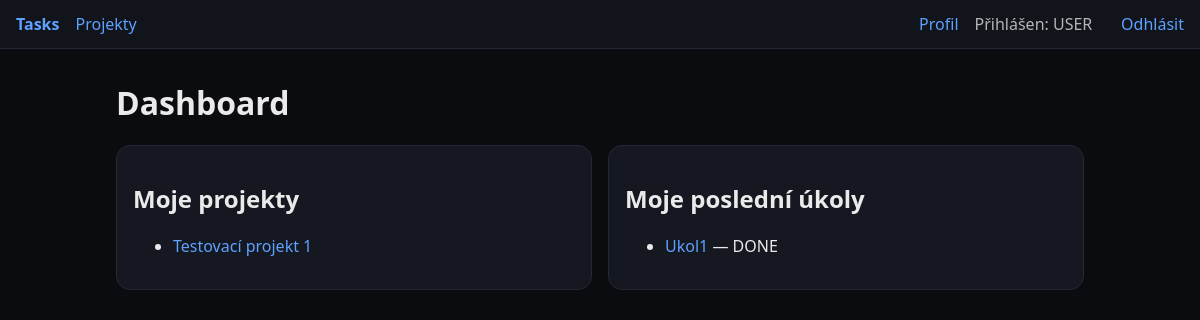
Screenshot of / (signed in) with the database file from the repository.
### app/models.py (models this page shows)
class Project(Base):
    __tablename__ = "projects"
    id: Mapped[int] = mapped_column(Integer, primary_key=True)
    name: Mapped[str] = mapped_column(String, index=True)
    description: Mapped[str] = mapped_column(Text, default="")
    archived: Mapped[bool] = mapped_column(Boolean, default=False)
    owner_id: Mapped[int] = mapped_column(ForeignKey("users.id"))
    created_at: Mapped[datetime] = mapped_column(DateTime, default=func.now())
    owner = relationship("User")
    tasks = relationship("Task", back_populates="project", cascade="all, delete-orphan")
    members = relationship("ProjectMember", back_populates="project", cascade="all, delete-orphan")

class Task(Base):
    __tablename__ = "tasks"
    id: Mapped[int] = mapped_column(Integer, primary_key=True)
    project_id: Mapped[int] = mapped_column(ForeignKey("projects.id"))
    assignee_id: Mapped[Optional[int]] = mapped_column(ForeignKey("users.id"), nullable=True)
    title: Mapped[str] = mapped_column(String)
    description: Mapped[str] = mapped_column(Text, default="")
    priority: Mapped[str] = mapped_column(String, default="MEDIUM")
    status: Mapped[str] = mapped_column(String, default="TODO")
    deadline: Mapped[Optional[date]] = mapped_column(Date, nullable=True)
    created_at: Mapped[datetime] = mapped_column(DateTime, default=func.now())
    updated_at: Mapped[datetime] = mapped_column(DateTime, default=func.now(), onupdate=func.now())
    project = relationship("Project", back_populates="tasks")
    assignee = relationship("User", back_populates="tasks")
    comments = relationship("Comment", back_populates="task", cascade="all, delete-orphan")

### app/main.py (the view)
@app.get("/", response_class=HTMLResponse)
def index(request: Request, db: Session = Depends(get_db)):
    if not request.session.get("user_id"):
        return RedirectResponse(url="/auth/login", status_code=303)
    my_id = request.session["user_id"]
    projects = db.query(Project).join(ProjectMember).filter(ProjectMember.user_id == my_id).all()
    tasks = db.query(Task).filter((Task.assignee_id == my_id)).order_by(Task.updated_at.desc()).limit(10).all()
    return templates.TemplateResponse("index.html", {"request": request, "projects": projects, "tasks": tasks})

### templates/index.html (shortened to what this page needs)
{% extends 'base.html' %}
{% block content %}
<h1>Dashboard</h1>
<section class="grid">
  <div class="card">
    <h2>Moje projekty</h2>
    <ul>
      {% for p in projects %}
        <li><a href="/projects/{{p.id}}">{{ p.name }}</a></li>
      {% else %}
        <li>Žádné projekty</li>
      {% endfor %}
    </ul>
  </div>
  <div class="card">
    <h2>Moje poslední úkoly</h2>
    <ul>
      {% for t in tasks %}
        <li><a href="/tasks/{{t.id}}">{{ t.title }}</a> — {{ t.status }}</li>
      {% else %}
        <li>Žádné úkoly</li>
      {% endfor %}
    </ul>
  </div>
</section>
{% endblock %}

### static/styles.css (style rules this page uses)
:root { --bg:#0b0c10; --card:#151821; --text:#eaeaea; --muted:#b5b5b5; --acc:#5ea1ff; }
* { box-sizing: border-box; }
body { margin:0; font-family: ui-sans-serif, system-ui, -apple-system, Segoe UI, Roboto, Arial; background:var(--bg); color:var(--text); }
a { color: var(--acc); text-decoration: none; }
.grid { display:grid; grid-template-columns: 1fr 1fr; gap: 1rem; }
.card { background: var(--card); border:1px solid #242834; border-radius: 14px; padding: 1rem; }

### rows the page displays
Project: name "Testovací projekt 1"
Task: title "Ukol1", status "DONE"

### other values shown
{{ role or 'USER' }} "USER"
